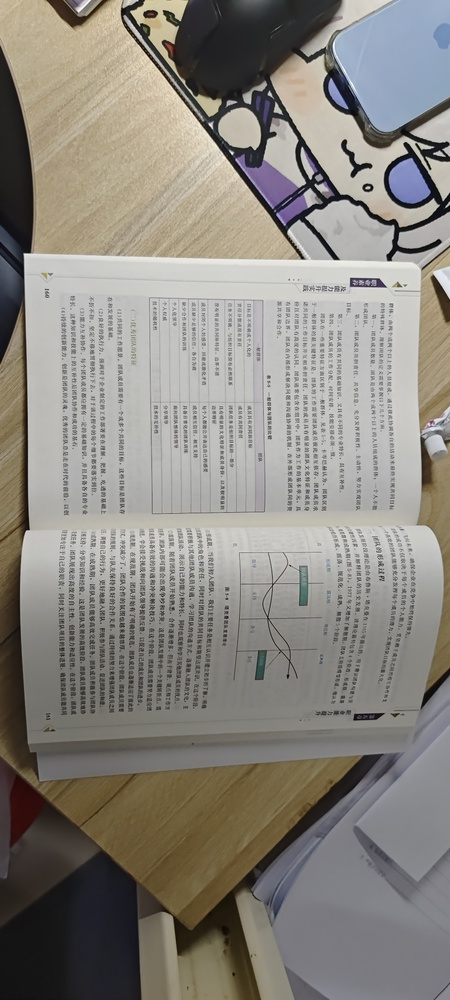
#> input picture 1/1.jpg, 450 x 1000 px, shrunk from 1836 x 4080 before the run
$ python -i binarize.py   (imports and definitions only)
#> lines starting #> are read from the running program, lines starting #| are printed output that depends on the picture; after the words box and inside, x2 and y2 are one past the last pixel; in counts of white or black regions, pixels touching at a corner belong together
"""
文档扫描仪 - 二值化模块
支持 Otsu、自适应阈值、Sauvola 三种二值化方法
"""

import numpy as np
import cv2
from skimage.filters import threshold_sauvola


def binarize_otsu(img_gray: np.ndarray) -> np.ndarray:
    """Otsu 全局阈值二值化"""
    _, binary = cv2.threshold(img_gray, 0, 255, cv2.THRESH_BINARY + cv2.THRESH_OTSU)
    return binary


def binarize_adaptive(
    img_gray: np.ndarray,
    block_size: int = 25,
    C: int = 10,
) -> np.ndarray:
    """
    自适应高斯阈值二值化。
    block_size 必须为奇数。
    """
    if block_size % 2 == 0:
        block_size += 1
    binary = cv2.adaptiveThreshold(
        img_gray, 255,
        cv2.ADAPTIVE_THRESH_GAUSSIAN_C,
        cv2.THRESH_BINARY,
        block_size, C,
    )
    return binary


def binarize_sauvola(
    img_gray: np.ndarray,
    window_size: int = 35,
    k: float = 0.15,
) -> np.ndarray:
    """
    Sauvola 局部自适应阈值二值化。
    适用于光照不均、褪色或污损的文档。
    """
    if window_size % 2 == 0:
        window_size += 1
    thresh = threshold_sauvola(img_gray, window_size=window_size, k=k)
    binary = (img_gray > thresh).astype(np.uint8) * 255
    return binary


def binarize_auto(img_gray: np.ndarray) -> np.ndarray:
    """
    自动选择二值化方法。
    根据图像特征判断：
    - 检查光照均匀性：将图像分为4个象限，计算各象限均值差异
    - 光照均匀且高对比度 → Otsu
    - 光照不均或低对比度 → Sauvola
    """
    h, w = img_gray.shape[:2]
    # 分4象限检查光照均匀性
    quadrants = [
        img_gray[:h//2, :w//2],
        img_gray[:h//2, w//2:],
        img_gray[h//2:, :w//2],
        img_gray[h//2:, w//2:],
    ]
    means = [float(np.mean(q)) for q in quadrants]
    max_diff = max(means) - min(means)

    std = np.std(img_gray)

    # 光照差异大 或 对比度低 → Sauvola
    if max_diff > 30 or std <= 60:
        return binarize_sauvola(img_gray)
    else:
        return binarize_otsu(img_gray)


def enhance_scanner_output(img_gray: np.ndarray, method: str = "auto") -> np.ndarray:
    """
    完整二值化增强流水线：
    1. 选择方法二值化
    2. 形态学开运算去除小噪点
    3. 返回干净的二值图像
    """
    # 二值化
    if method == "otsu":
        binary = binarize_otsu(img_gray)
    elif method == "adaptive":
        binary = binarize_adaptive(img_gray)
    elif method == "sauvola":
        binary = binarize_sauvola(img_gray)
    else:
        binary = binarize_auto(img_gray)

    # 形态学开运算去除孤立噪点
    kernel = cv2.getStructuringElement(cv2.MORPH_RECT, (2, 2))
    binary = cv2.morphologyEx(binary, cv2.MORPH_OPEN, kernel, iterations=1)

    return binary

>>> import cv2
>>> picture = cv2.imread('../1/1.jpg', cv2.IMREAD_GRAYSCALE)
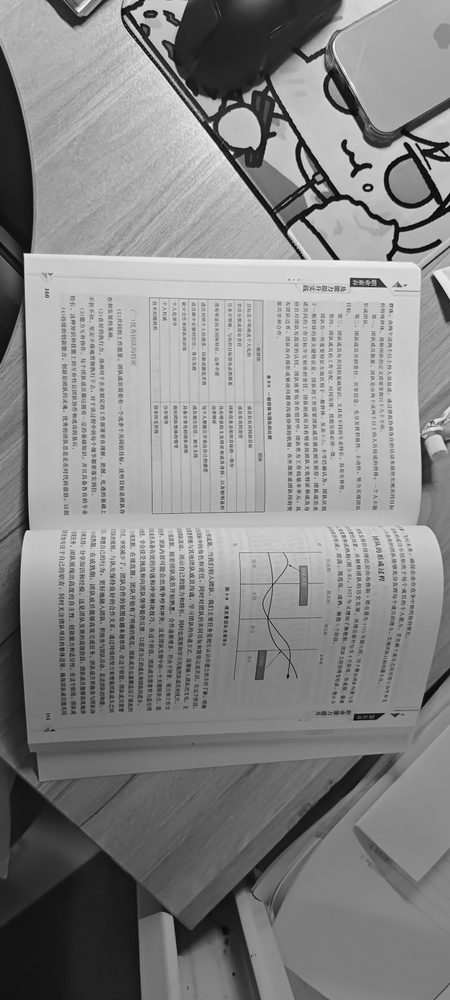
#> picture: shape (1000, 450); min 0, max 255, mean 135.3
>>> result = enhance_scanner_output(picture)
#> in binarize_auto, `means = [float(np.mean(q)) for q in quadrants]`: means = [158.1, 156.4, 97.75, 128.8]
#> in binarize_auto, `max_diff = max(means) - min(means)`: max_diff = 60.36
#> in binarize_auto, `std = np.std(img_gray)`: std = 54.42
#> in binarize_sauvola, `thresh = threshold_sauvola(img_gray, window_size=window_size, k=k)`:
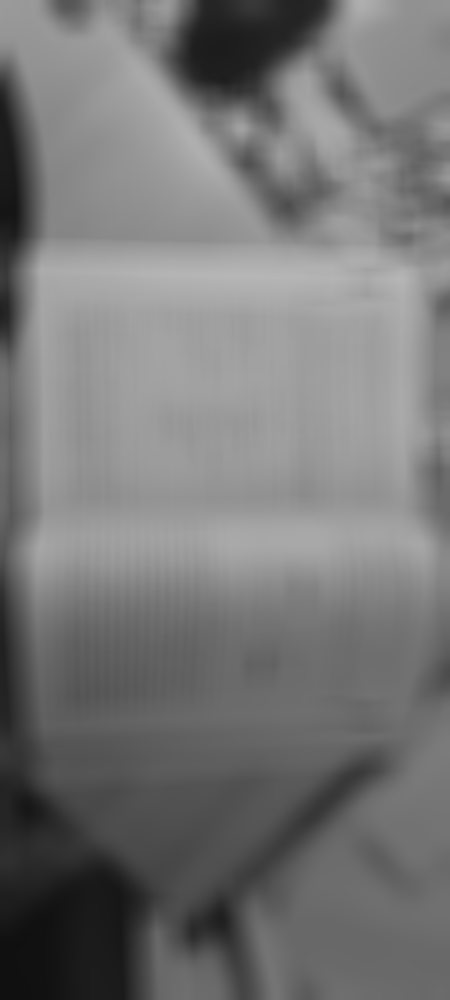
#> thresh: shape (1000, 450) float64; min 16.19, max 182.5, mean 118.7
#> in binarize_sauvola, `binary = (img_gray > thresh).astype(np.uint8) * 255`:
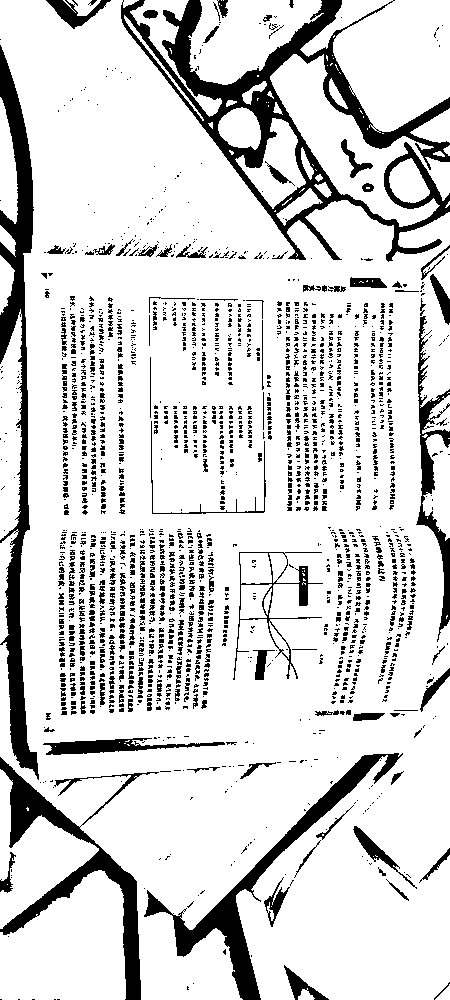
#> binary: shape (1000, 450); 83.6% white; 2045 black regions (1782 under 20 px), largest, box (x1, y1, x2, y2) and area: (121, 0, 450, 262) 16537, (0, 45, 39, 780) 9790, (0, 757, 159, 1000) 6643
#> in enhance_scanner_output, `binary = cv2.morphologyEx(binary, cv2.MORPH_OPEN, kernel, iterations=1)`:
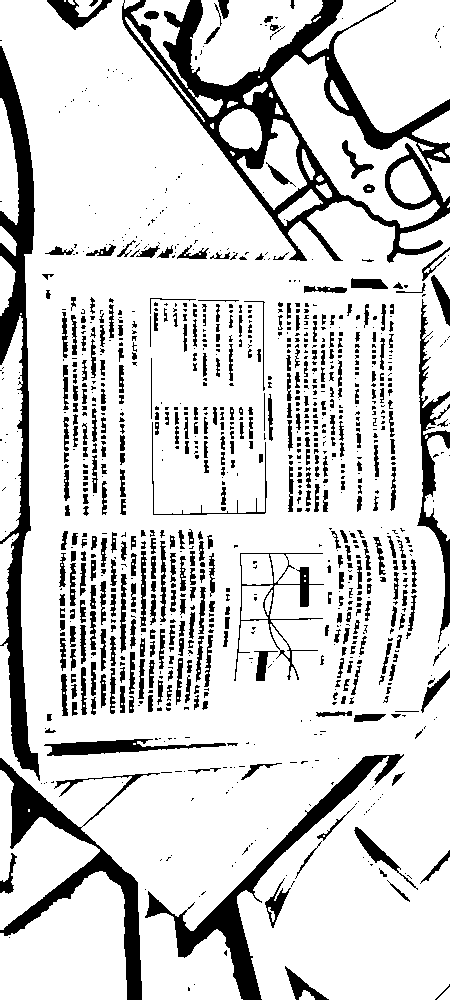
#> binary: shape (1000, 450); 82.5% white; 1003 black regions (606 under 20 px), largest, box (x1, y1, x2, y2) and area: (122, 0, 450, 263) 16748, (0, 46, 40, 781) 10016, (0, 758, 160, 1000) 6669
